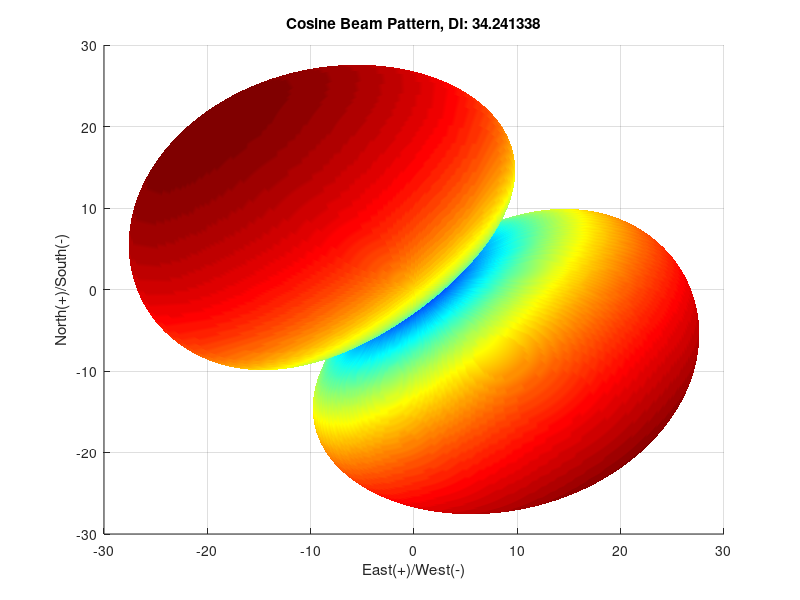

Reproduce this figure in MATLAB. (Note: this script raises an error after producing the figure.)
close all ; clear all ;
inc = 1 ;
theta = (-90:inc:90)*pi/180.0 ;
theta = theta + pi/2 ;
phi = (0:inc:360)*pi/180.0 ;
t = -pi:pi/36:pi ;
dt = theta(2) - theta(1) ;
dp = phi(2) - phi(1) ;
pitch = (90+21)*pi/180 ;
heading = (90+57)*pi/180 ;

[theta_grid, phi_grid] = meshgrid(theta,phi) ;

%% Cosine Beam Pattern
pitch = 21 ; 
heading = 57 ;
roll = 33 ;
% pitch = 45 ; 
% yaw = 45 ;
% roll = 0 ;
r_ = roll * pi/180 ;
p_ = pitch * pi/180 ;
y_ = heading * pi/180 ;
Rx = [ 1 0 0;
       0 cos(p_) sin(p_);
       0 -sin(p_) cos(p_) ] ;
Ry = [ cos(r_) 0 sin(r_);
       0 1 0;
       -sin(r_) 0 cos(r_) ] ;
Rz = [ cos(y_) sin(y_) 0;
       -sin(y_) cos(y_) 0;
       0 0 1 ] ;
R = Rz * Ry * Rx ;
cart_vec = R*[0,1,0]' ;
vec(1) = sqrt( cart_vec(1)*cart_vec(1) + cart_vec(2)*cart_vec(2) + cart_vec(3)*cart_vec(3) ) ;
vec(2) = acos( cart_vec(3) / vec(1) ) ;
vec(3) = atan2( cart_vec(2), cart_vec(1) ) ;
pitch = vec(2) ;
heading = vec(3) ;
sint = sin( (theta_grid - pitch) / 2 ) ;
sinp = sin( (phi_grid + heading) / 2 ) ;
level = 1 - 2 * ( sint.*sint ...
    + sin(theta_grid) .* sin(pitch) .* sinp .* sinp ) ;
% level = sin(phi_grid+yaw) .* sin(theta_grid) ;
DI_cosine = abs(level.*level) .* cos(theta_grid) * dt * dp ;
DI_cosine = sum(sum(DI_cosine)) ;
DI_cosine = 10.0*log10( (4*pi) / DI_cosine ) ;
level = 30 + 20*log10(abs(level)) ;
m = find( level < 0 ) ;
level(m) = 0 ;

x = level .* sin(theta_grid) .* cos(phi_grid) ;
y = level .* sin(theta_grid) .* sin(phi_grid) ;
z = level .* cos(theta_grid) ;

figure ;
surf( x, y, z, level, 'edgecolor', 'none', 'facecolor', 'interp' ) ;
colormap(jet) ;
view([0 90]) ;
set(gca,'Xlim',[-30 30]) ;
set(gca,'Ylim',[-30 30]) ;
set(gca,'Zlim',[-30 30]) ;
xlabel('East(+)/West(-)') ;
ylabel('North(+)/South(-)') ;
zlabel('Up') ;
grid on ;
title(sprintf('Cosine Beam Pattern, DI: %f', DI_cosine)) ;

data=importdata('beam_pattern_cosine.csv',',');
db = 20.0 * log10( abs(data) ) ;
db = db + 30 ;
m = find( db < 0 ) ;
db(m) = 0 ;

theta = (0:180)*pi/180 ;    % D/E angles where to evaluate
phi = (-180:180)*pi/180 ;   % AZ angles where to evaluate
[theta_grid,phi_grid] = meshgrid(theta,phi) ;

xx = db .* cos(phi_grid) .* sin(theta_grid) ;
yy = db .* sin(phi_grid) .* sin(theta_grid) ;
zz = db .* cos(theta_grid) ;
figure ;
surf( xx, yy, zz, db, 'EdgeColor','none','FaceColor','interp') ;
colormap(jet) ;
view([0 90]) ;
set(gca,'Xlim',[-30 30]) ;
set(gca,'Ylim',[-30 30]) ;
set(gca,'Zlim',[-30 30]) ;
xlabel('East(+)/West(-)') ;
ylabel('North(+)/South(-)') ;
zlabel('Up') ;
title('Cosine C++ Implementation') ;

%% Sine Beam Pattern
pitch = 62 ; 
heading = 31 ;
roll = 57 ;
% pitch = 45 ; 
% yaw = 15 ;
% roll = 0 ;
r_ = roll * pi/180 ;
p_ = pitch * pi/180 ;
y_ = heading * pi/180 ;
Rx = [ 1 0 0;
       0 cos(p_) sin(p_);
       0 -sin(p_) cos(p_) ] ;
Ry = [ cos(r_) 0 sin(r_);
       0 1 0;
       -sin(r_) 0 cos(r_) ] ;
Rz = [ cos(y_) sin(y_) 0;
       -sin(y_) cos(y_) 0;
       0 0 1 ] ;
R = Rz * Ry * Rx ;
cart_vec = R*[1,0,0]' ;
vec(1) = sqrt( cart_vec(1)*cart_vec(1) + cart_vec(2)*cart_vec(2) + cart_vec(3)*cart_vec(3) ) ;
vec(2) = acos( cart_vec(3) / vec(1) ) ;
vec(3) = atan2( cart_vec(2), cart_vec(1) ) ;
pitch = vec(2) ;
heading = vec(3) ;
sint = sin( (theta_grid - pitch) / 2 ) ;
sinp = sin( (phi_grid + heading) / 2 ) ;
level = 1 - 2 * ( sint.*sint ...
    + sin(theta_grid) .* sin(pitch) .* sinp .* sinp ) ;
% level = cos(phi_grid+yaw) .* sin(theta_grid) ;
DI_sine = abs(level) .* cos(theta_grid) * dt * dp ;
DI_sine = sum(sum(DI_sine)) ;
DI_sine = 10.0*log10( (4*pi) / DI_sine ) ;
t = sprintf('DI sine: %f', DI_sine) ;
disp(t) ;
level = 30 + 20*log10(abs(level)) ;
m = find( level < 0 ) ;
level(m) = 0 ;

x = level .* sin(theta_grid) .* cos(phi_grid) ;
y = level .* sin(theta_grid) .* sin(phi_grid) ;
z = level .* cos(theta_grid) ;

figure ;
surf( x, y, z, level, 'edgecolor', 'none', 'facecolor', 'interp' ) ;
colormap(jet) ;
% view([40 20]) ;
view(0,90) ;
set(gca,'Xlim',[-30 30]) ;
set(gca,'Ylim',[-30 30]) ;
set(gca,'Zlim',[-30 30]) ;
xlabel('x') ;
ylabel('y') ;
zlabel('z') ;
grid on ;
title(sprintf('Sine Beam Pattern, DI: %f', DI_sine)) ;

data=importdata('beam_pattern_sine.csv',',');
db = 20.0 * log10( abs(data) ) ;
db = db + 30 ;
m = find( db < 0 ) ;
db(m) = 0 ;

theta = (0:180)*pi/180 ;    % D/E angles where to evaluate
phi = (-180:180)*pi/180 ;   % AZ angles where to evaluate
[theta_grid,phi_grid] = meshgrid(theta,phi) ;

xx = db .* cos(phi_grid) .* sin(theta_grid) ;
yy = db .* sin(phi_grid) .* sin(theta_grid) ;
zz = db .* cos(theta_grid) ;
figure ;
surf( xx, yy, zz, db, 'EdgeColor','none','FaceColor','interp') ;
colormap(jet) ;
view([0 90]) ;
set(gca,'Xlim',[-30 30]) ;
set(gca,'Ylim',[-30 30]) ;
set(gca,'Zlim',[-30 30]) ;
xlabel('x') ;
ylabel('y') ;
zlabel('z') ;
title('Sine C++ Implementation') ;

